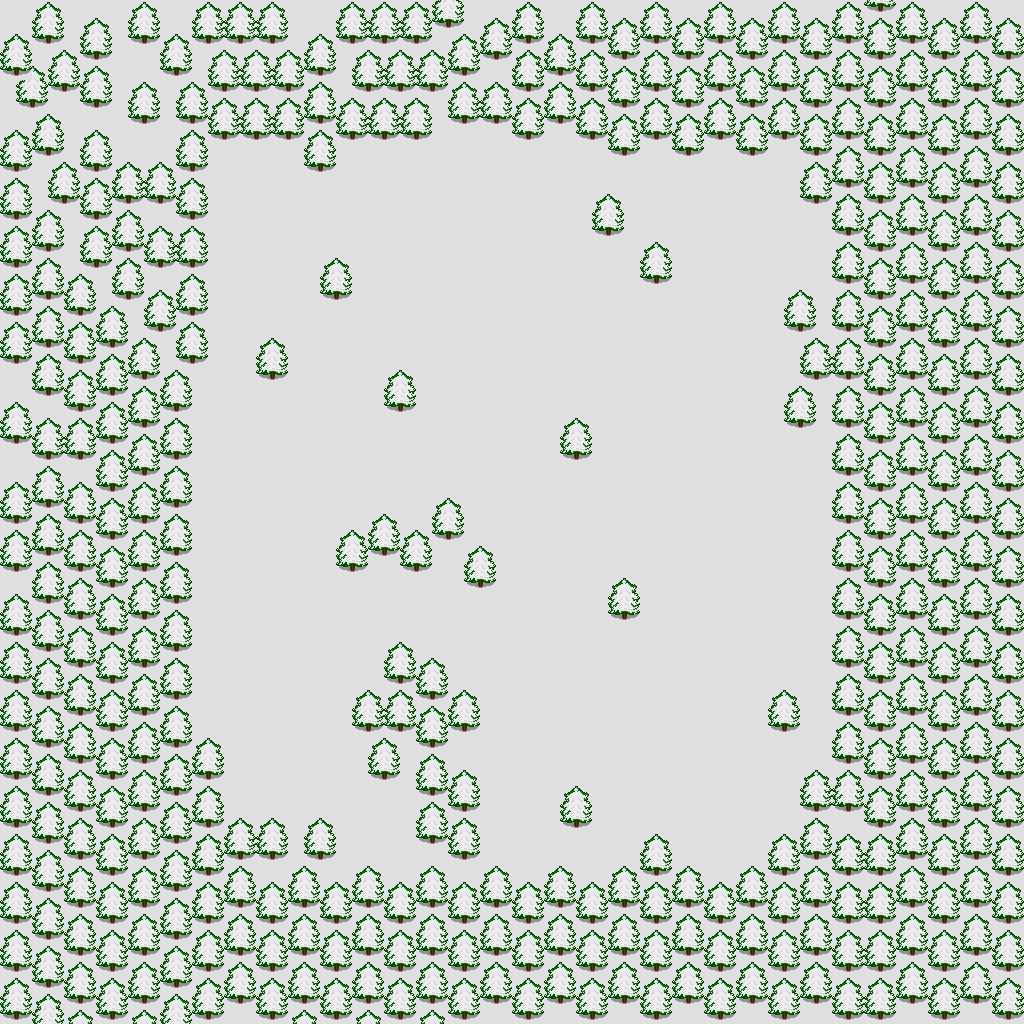

Rendered tile map (Tiled .tmx) drawn with the repository's tilesets; below, a short description and the map source with its tile grids summarised:
An orthogonal 64x64 tile map with 16x16 px tiles, 2 tile layers (Tile Layer 1, Collision Layer) and 18 objects (5x TROLL, 4x CHEST, 3x FROST_SKELETON, 3x FROST_ELEMENTAL, BLUE_PORTAL, ...).

<map version="1.2" tiledversion="1.2.3536" orientation="orthogonal" renderorder="right-down" width="64" height="64" tilewidth="16" tileheight="16" infinite="0" nextlayerid="5" nextobjectid="43">
 <tileset firstgid="1" source="FROSTLANDS.tsx" />
 <layer id="1" name="Tile Layer 1" width="64" height="64">
  <data>[4096 cells, 4096 non-empty, 1 distinct tile ids]</data>
 </layer>
 <layer id="2" name="Collision Layer" width="64" height="64">
  <data>[4096 cells, 2393 non-empty, 6 distinct tile ids]</data>
 </layer>
 <objectgroup id="4" name="Object Layer 1">
  <object id="1" name="BLUE_PORTAL" x="677.125" y="796.626" />
  <object id="2" name="CASTLE" type="TELEPORTER" x="675.625" y="799.626">
   <properties>
    <property name="ID" type="int" value="1013" />
   </properties>
  </object>
  <object id="3" name="START" x="664.083" y="745.334" width="26" height="24.75" />
  <object id="28" name="TROLL" x="272" y="287" />
  <object id="29" name="TROLL" x="740" y="332" />
  <object id="30" name="TROLL" x="242" y="664" />
  <object id="31" name="TROLL" x="270" y="719" />
  <object id="32" name="TROLL" x="798" y="511" />
  <object id="33" name="FROST_SKELETON" x="486" y="411" />
  <object id="34" name="FROST_SKELETON" x="273" y="435" />
  <object id="35" name="FROST_SKELETON" x="565" y="528" />
  <object id="36" name="FROST_ELEMENTAL" x="473" y="171" />
  <object id="37" name="FROST_ELEMENTAL" x="730" y="191" />
  <object id="38" name="FROST_ELEMENTAL" x="311" y="786.5" />
  <object id="39" name="CHEST" x="368" y="827" />
  <object id="40" name="CHEST" x="773.333" y="180.667" />
  <object id="41" name="CHEST" x="330.667" y="197.333" />
  <object id="42" name="CHEST" x="384.667" y="583.333" />
 </objectgroup>
</map>
